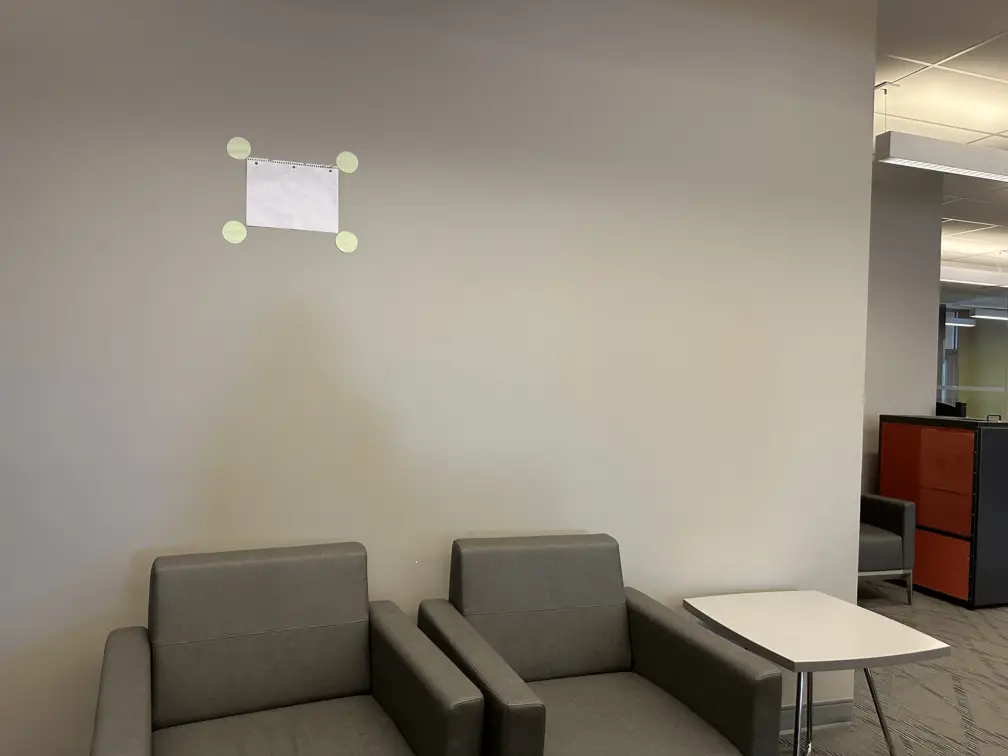
#> input picture math-engine/yaw_imgs/green_right.png, 1008 x 756 px, found by its file name
$ python detect-center-circle.py
#> lines starting #> are read from the running program, lines starting #| are printed output that depends on the picture; after the words box and inside, x2 and y2 are one past the last pixel; in counts of white or black regions, pixels touching at a corner belong together
### math-engine/shared_transform.py
import cv2
import pathlib


CURRENT_FOLDER = str(pathlib.Path(__file__).parent.resolve())

def read_img(path):
#> called with path = 'math-engine\\yaw_imgs\\green_right.png'
    img = cv2.imread(path)
#> img is the input picture: shape (756, 1008, 3); mean B, G, R 121.2, 134.1, 142

    if img is None:
        msg = f"img for not found at {path}"
        raise Exception(msg)
    else:
        return img


def display_img(title, img):
    cv2.imshow(title, img)
    cv2.waitKey(0)

#zoom and roll
# [7 lines left out: function warpAffine, not called in this run]

### math-engine/detect-center-circle.py
#detect all circles
#take distance measure
#look for circles at most like 18 degrees away left and right
#uhhh the circle size should be around some size
#closest one to the middle
#look for best circle and treat that as the center
#calculate distance from center and get yaw measurement from it

import shared_transform
import cv2
import numpy as np

font                   = cv2.FONT_HERSHEY_SIMPLEX
fontScale              = 1
fontColor              = (0,255,255)
thickness              = 1
lineType               = 2

class Circle:
    def __init__(self,a,b,r):
        self.radius = r
        self.coords = (a,b)
        self.dist_from_center = 0
        self.av_colour = None

    def find_dist_from_center(self,c_x, c_y):
        a,b = self.coords
        self.dist_from_center = ()


CIRCLE_DIAMETER_M = 0.1
YAW_FOLDER = shared_transform.CURRENT_FOLDER + "\\yaw_imgs\\"
PICAM_IMG_PATH = YAW_FOLDER + "straight-on-with-center-circle.jpg"

def get_yaw_measurement(distance_m,img_path):
    #load picam image
    picam_img = shared_transform.read_img(YAW_FOLDER+img_path)

    #get green circles
                #r,g,b
    green_low = np.array([0,0,0])
    green_high = np.array([200,255,200])
    # mask = cv2.inRange(picam_img, green_low, green_high)
    # cv2.imshow("green?", mask)
    # cv2.waitKey(0)

    # Convert to grayscale.
    gray = cv2.cvtColor(picam_img, cv2.COLOR_BGR2GRAY)
    # Blur using 3 * 3 kernel.
    gray_blurred = cv2.blur(gray, (3, 3))
    #denoise
    denoised = cv2.bilateralFilter(gray_blurred,9,75,75)
    cv2.imshow("denoise",denoised)
    cv2.waitKey(0)
    DP = 1
    MINDIST = 50

    # Apply Hough transform on the blurred image.
    detected_circles = cv2.HoughCircles(
                        image = denoised,
                        method = cv2.HOUGH_GRADIENT,
                        dp = DP,
                        minDist= MINDIST,
                        param1 = 50, #higher than param2.
                        param2 = 20,  #how perfect circles are NOTE: decrease when chroma key
                        minRadius = 5,
                        maxRadius = 20)
#> detected_circles = [[346.5, 241.5, 10], [238.5, 147.5, 10.9], [346.5, 162.5, 11.6], [233.5, 230.5, 11.8]]

    # Draw circles that are detected.
    if detected_circles is not None:
        circles = np.uint16(np.around(detected_circles))[0]
#> circles = [[346, 242, 10], [238, 148, 11], [346, 162, 12], [234, 230, 12]]

        #sort by radius
        sorted_indices = np.argsort(circles[:, 2])
#> sorted_indices = [0, 1, 2, 3]
        # Use the sorted indices to reorder the array
        sorted_circles = circles[sorted_indices]
#> sorted_circles has the same summary as circles
        #find the circle closest to center

        for i in circles:
            a, b, r = i[0],i[1],i[2]
            cv2.circle(picam_img, (a, b), r, (0, 255, 0), 2)
#> this loop made 4 passes
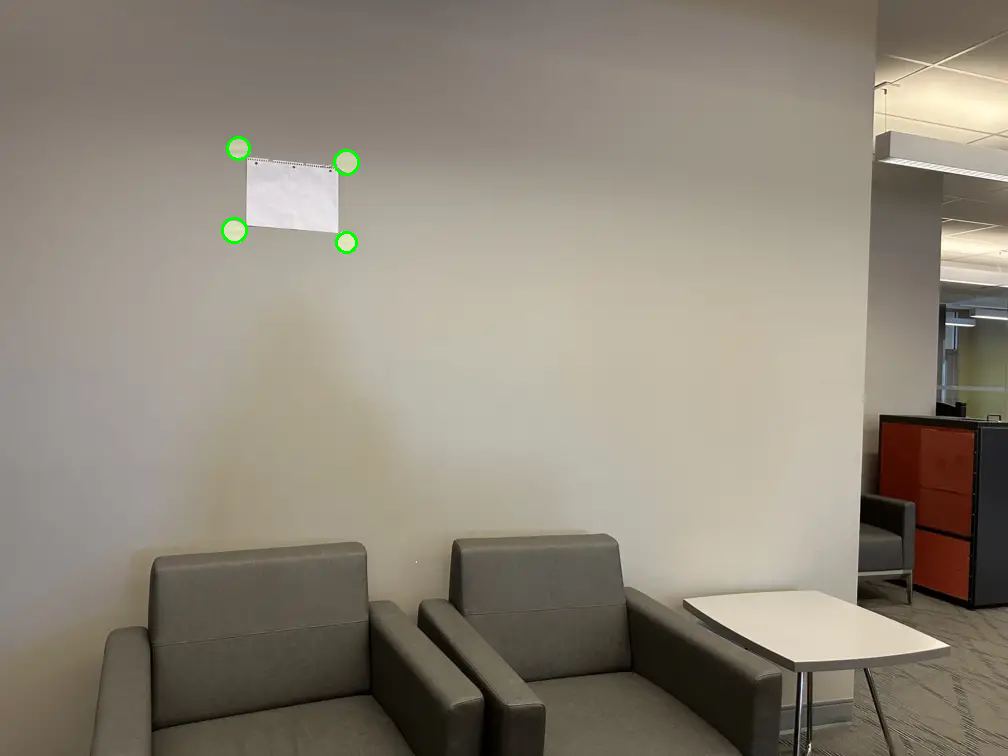
#> picam_img: shape (756, 1008, 3); 0.11% of pixels changed, all inside (x1, y1, x2, y2) = (221, 136, 360, 254)


        #get circles that are closest in size?
        if len(circles) < 4:
            print("didn't even find 4 circles")
            return

        closest_index = 0
        closest_size = -1
        for i in range(len(sorted_circles)-3):
            radius_range = sorted_circles[i+3][2] - sorted_circles[i][2]
            if closest_size == -1 or closest_size > radius_range:
                closest_size = radius_range
                closest_index = i
#> this loop made 1 pass
#> (radius_range, closest_size, closest_index) on pass 1: (2, 2, 0)
#> after the loop, closest_index = 0; closest_size = 2
        corner_circles = sorted_circles[closest_index:closest_index+4]
#> corner_circles has the same summary as circles

        for c in corner_circles:
            a, b, r = c[0],c[1],c[2]
            cv2.circle(picam_img, (a, b), r, (0, 255, 0),-1)
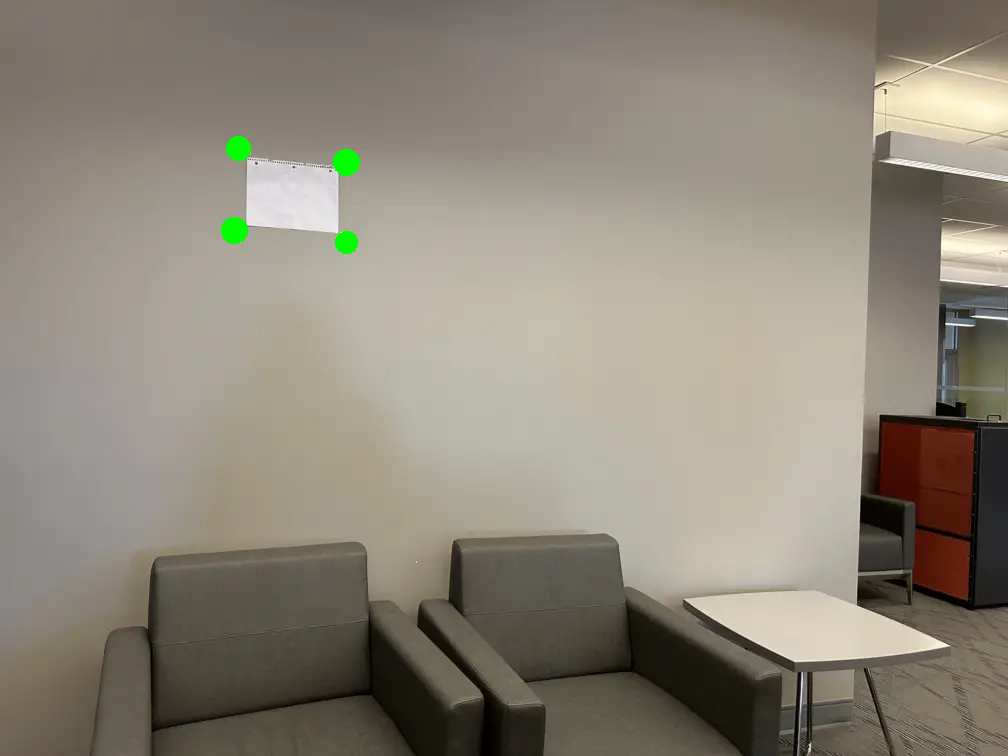
#> picam_img: shape (756, 1008, 3); 0.16% of pixels changed, all inside (x1, y1, x2, y2) = (224, 139, 357, 251)
        cv2.imshow("Detected Circle", picam_img)
        cv2.waitKey(0)
    else:
        print("I DIDNT DETECT ANY CIRCLES T_T")

def main():
    get_yaw_measurement(4,"green_right.png")
    get_yaw_measurement(4,"green_straight.png")
#> call 2 of get_yaw_measurement, with distance_m = 4, img_path = 'green_straight.png'
#> call 2 of read_img, with path = 'math-engine\\yaw_imgs\\green_straight.png'
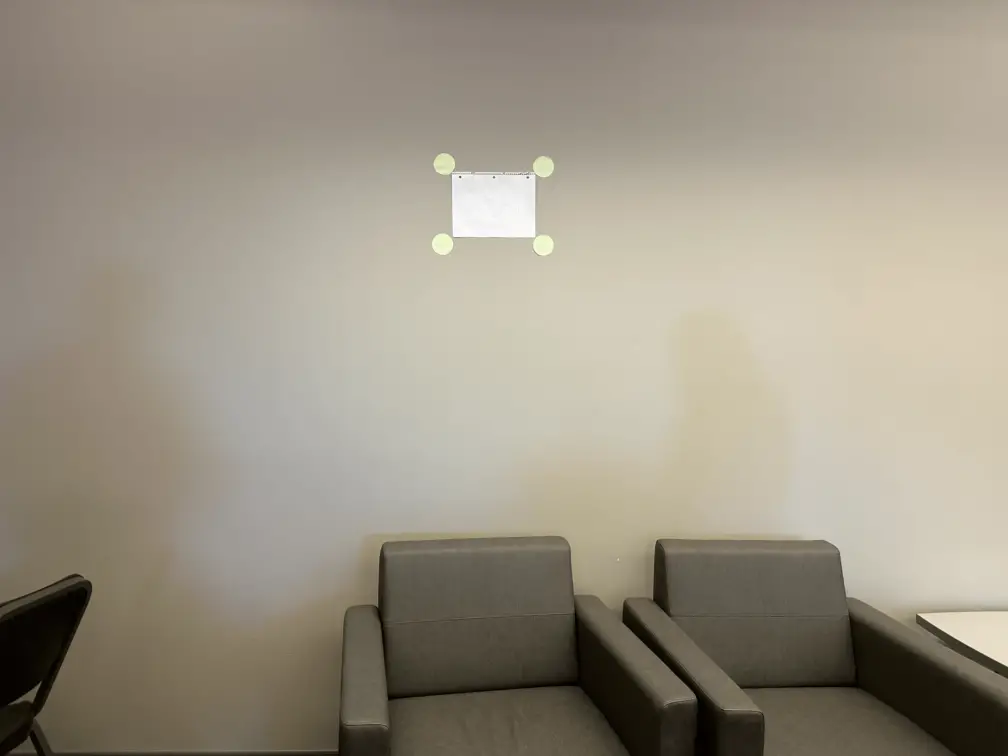
#> input picture math-engine/yaw_imgs/green_straight.png, 1008 x 756 px, found by its file name
#> in read_img, img is the input picture: shape (756, 1008, 3); mean B, G, R 132.2, 147.3, 155
#> in get_yaw_measurement (call 2), `gray = cv2.cvtColor(picam_img, cv2.COLOR_BGR2GRAY)`:
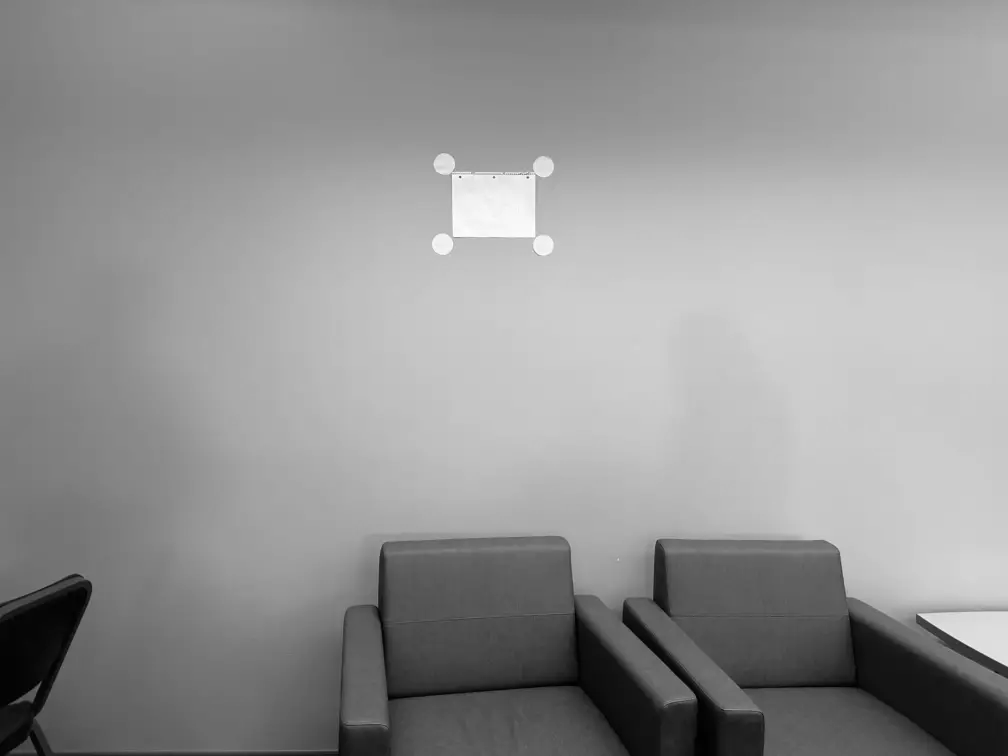
#> gray: shape (756, 1008); min 0, max 255, mean 147.8
#> in get_yaw_measurement (call 2), `detected_circles = cv2.HoughCircles( image = denoised, method = cv2.HO..`: detected_circles = [[543.5, 166.5, 10.2], [442.5, 243.5, 9.6], [543.5, 244.5, 9.4], [443.5, 164.5, 9.4]]
#> in get_yaw_measurement (call 2), `circles = np.uint16(np.around(detected_circles))[0]`: circles = [[544, 166, 10], [442, 244, 10], [544, 244, 9], [444, 164, 9]]
#> in get_yaw_measurement (call 2), `sorted_indices = np.argsort(circles[:, 2])`: sorted_indices = [2, 3, 0, 1]
#> in get_yaw_measurement (call 2), `sorted_circles = circles[sorted_indices]`: sorted_circles = [[544, 244, 9], [444, 164, 9], [544, 166, 10], [442, 244, 10]]
#> the loop in get_yaw_measurement (call 2), `for i in circles:` made 4 passes
#> after the loop in get_yaw_measurement (call 2), `for i in circles:`:
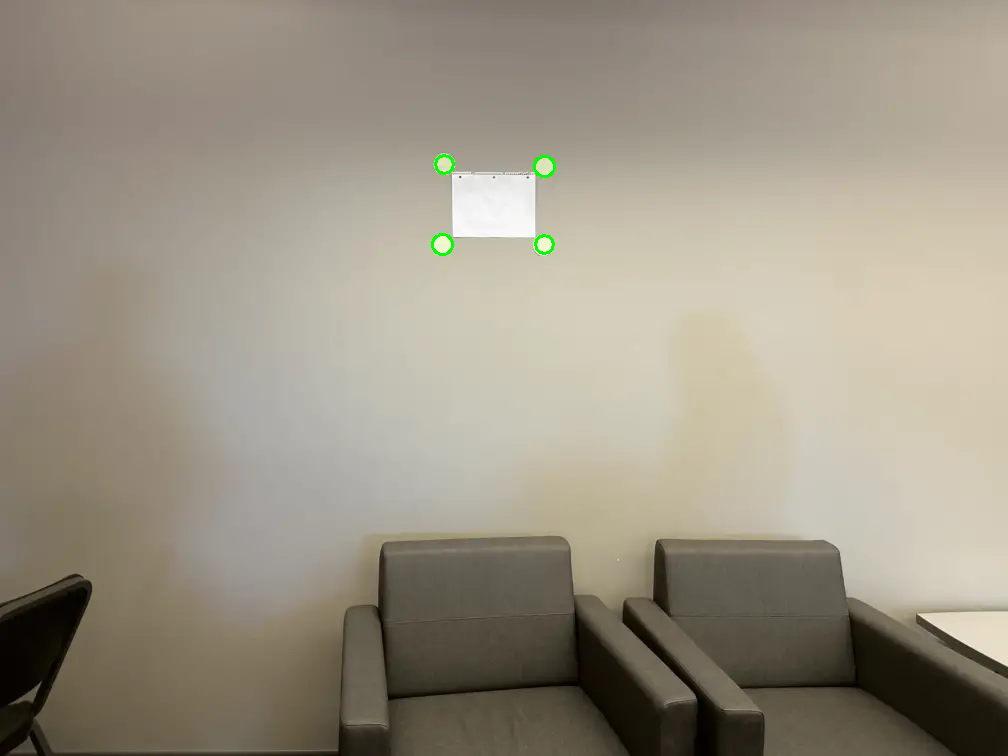
#> picam_img: shape (756, 1008, 3); 0.1% of pixels changed, all inside (x1, y1, x2, y2) = (431, 154, 556, 256)
#> the loop in get_yaw_measurement (call 2), `for i in range(len(sorted_circles)-3):` made 1 pass
#> (radius_range, closest_size, closest_index) on pass 1: (1, 1, 0)
#> after the loop in get_yaw_measurement (call 2), `for i in range(len(sorted_circles)-3):`: closest_index = 0; closest_size = 1
#> in get_yaw_measurement (call 2), `corner_circles = sorted_circles[closest_index:closest_index+4]`: corner_circles has the same summary as sorted_circles
#> the loop in get_yaw_measurement (call 2), `for c in corner_circles:` made 4 passes
#> after the loop in get_yaw_measurement (call 2), `for c in corner_circles:`:
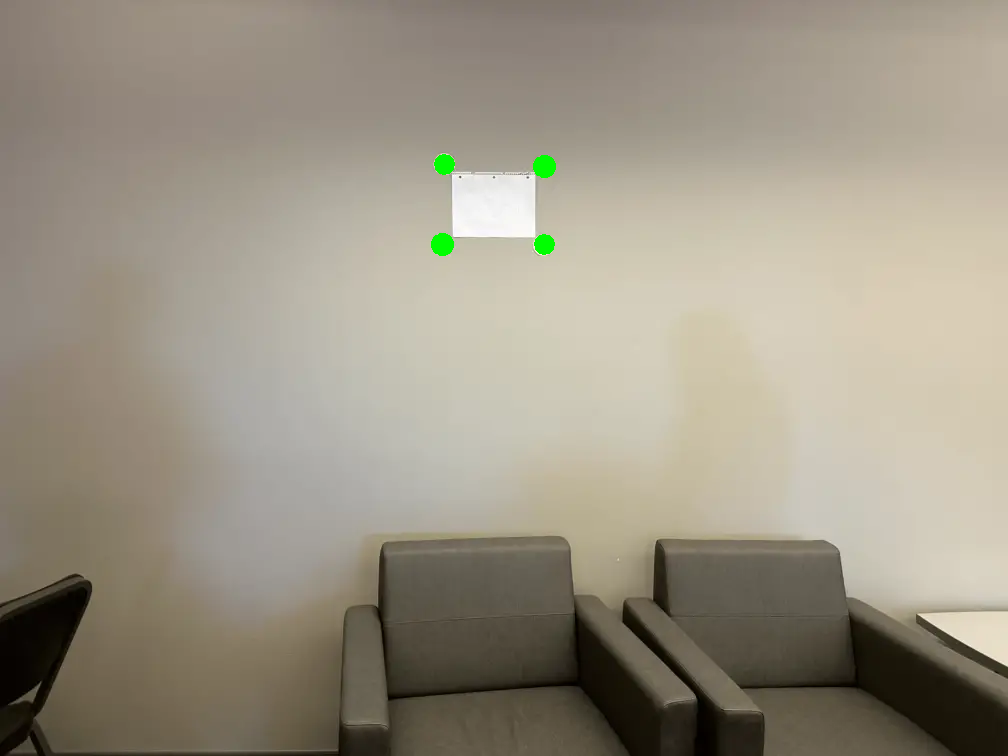
#> picam_img: shape (756, 1008, 3); 0.1% of pixels changed, all inside (x1, y1, x2, y2) = (434, 157, 553, 253)

if __name__ == '__main__':
    main()
